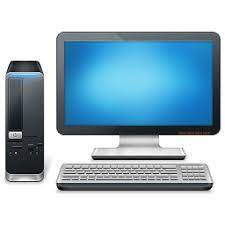
#> input picture Cartoonization/download.jpg, 225 x 225 px
$ jupyter execute Cartooning.ipynb
#> lines starting #> are read from the running program, lines starting #| are printed output that depends on the picture; after the words box and inside, x2 and y2 are one past the last pixel; in counts of white or black regions, pixels touching at a corner belong together
[cell 1]
import cv2
import numpy as np

# reading image
img = cv2.imread("download.jpg")
#> img is the input picture: shape (225, 225, 3); mean B, G, R 200.3, 185.7, 159.4

# Edges
gray = cv2.cvtColor(img, cv2.COLOR_BGR2GRAY)
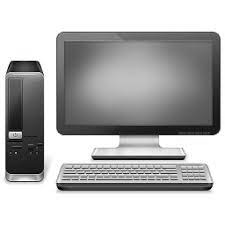
#> gray: shape (225, 225); min 0, max 255, mean 179.5
gray = cv2.medianBlur(gray, 5)
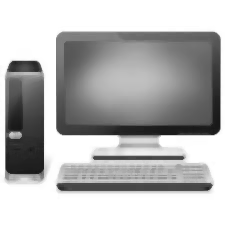
#> gray: shape (225, 225); min 23, max 255, mean 180.8
edges = cv2.adaptiveThreshold(gray, 255, cv2.ADAPTIVE_THRESH_MEAN_C,
          cv2.THRESH_BINARY, 9, 9)
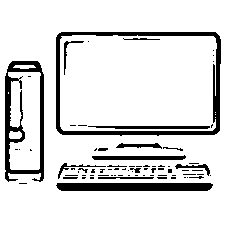
#> edges: shape (225, 225); 86.4% white; 75 black regions (57 under 20 px), largest, box (x1, y1, x2, y2) and area: (56, 32, 221, 136) 2171, (5, 61, 44, 182) 1639, (56, 183, 213, 191) 1228

# Cartoonization
color = cv2.bilateralFilter(img, 9, 250, 250)
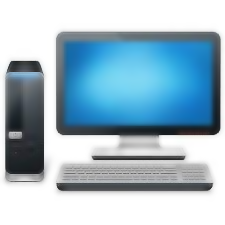
#> color: shape (225, 225, 3); mean B, G, R 200.6, 186, 159.7
cartoon = cv2.bitwise_and(color, color, mask=edges)
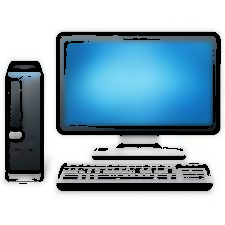
#> cartoon: shape (225, 225, 3); mean B, G, R 187.4, 173.5, 147.9


cv2.imshow("Image", img)
cv2.imshow("edges", edges)
cv2.imshow("Cartoon", cartoon)
cv2.waitKey(0)
cv2.destroyAllWindows()
